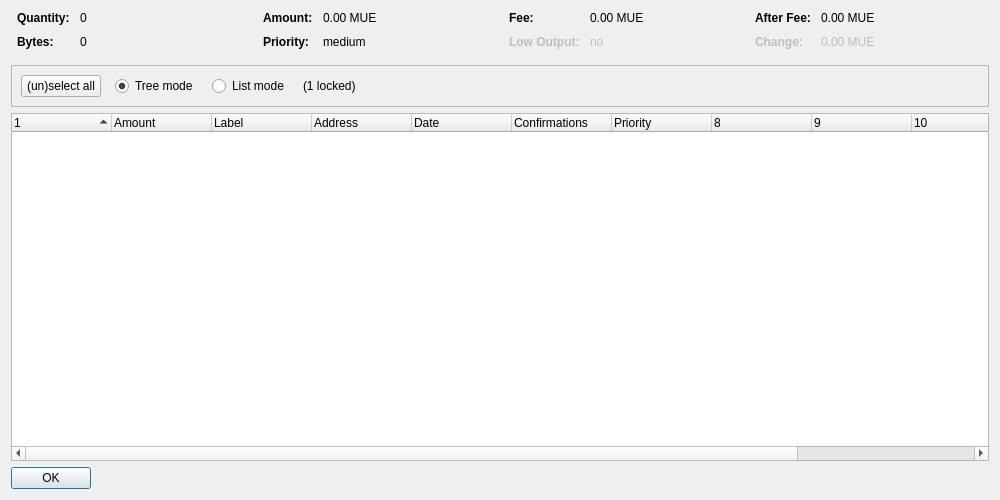
<?xml version="1.0" encoding="UTF-8"?>
<ui version="4.0">
 <class>CoinControlDialog</class>
 <widget class="QDialog" name="CoinControlDialog">
  <property name="geometry">
   <rect>
    <x>0</x>
    <y>0</y>
    <width>1000</width>
    <height>500</height>
   </rect>
  </property>
  <property name="windowTitle">
   <string>Coin Control Address Selection</string>
  </property>
  <layout class="QVBoxLayout" name="verticalLayout">
   <item>
    <layout class="QHBoxLayout" name="horizontalLayoutTop" stretch="0,0,0,0">
     <property name="topMargin">
      <number>0</number>
     </property>
     <property name="bottomMargin">
      <number>10</number>
     </property>
     <item>
      <layout class="QFormLayout" name="formLayoutCoinControl1">
       <property name="horizontalSpacing">
        <number>10</number>
       </property>
       <property name="verticalSpacing">
        <number>10</number>
       </property>
       <property name="leftMargin">
        <number>6</number>
       </property>
       <property name="rightMargin">
        <number>6</number>
       </property>
       <item row="0" column="0">
        <widget class="QLabel" name="labelCoinControlQuantityText">
         <property name="font">
          <font>
           <weight>75</weight>
           <bold>true</bold>
          </font>
         </property>
         <property name="text">
          <string>Quantity:</string>
         </property>
        </widget>
       </item>
       <item row="0" column="1">
        <widget class="QLabel" name="labelCoinControlQuantity">
         <property name="cursor">
          <cursorShape>IBeamCursor</cursorShape>
         </property>
         <property name="contextMenuPolicy">
          <enum>Qt::ActionsContextMenu</enum>
         </property>
         <property name="text">
          <string notr="true">0</string>
         </property>
         <property name="textInteractionFlags">
          <set>Qt::LinksAccessibleByMouse|Qt::TextSelectableByKeyboard|Qt::TextSelectableByMouse</set>
         </property>
        </widget>
       </item>
       <item row="1" column="0">
        <widget class="QLabel" name="labelCoinControlBytesText">
         <property name="font">
          <font>
           <weight>75</weight>
           <bold>true</bold>
          </font>
         </property>
         <property name="text">
          <string>Bytes:</string>
         </property>
        </widget>
       </item>
       <item row="1" column="1">
        <widget class="QLabel" name="labelCoinControlBytes">
         <property name="cursor">
          <cursorShape>IBeamCursor</cursorShape>
         </property>
         <property name="contextMenuPolicy">
          <enum>Qt::ActionsContextMenu</enum>
         </property>
         <property name="text">
          <string notr="true">0</string>
         </property>
         <property name="textInteractionFlags">
          <set>Qt::LinksAccessibleByMouse|Qt::TextSelectableByKeyboard|Qt::TextSelectableByMouse</set>
         </property>
        </widget>
       </item>
      </layout>
     </item>
     <item>
      <layout class="QFormLayout" name="formLayoutCoinControl2">
       <property name="horizontalSpacing">
        <number>10</number>
       </property>
       <property name="verticalSpacing">
        <number>10</number>
       </property>
       <property name="leftMargin">
        <number>6</number>
       </property>
       <property name="rightMargin">
        <number>6</number>
       </property>
       <item row="0" column="0">
        <widget class="QLabel" name="labelCoinControlAmountText">
         <property name="font">
          <font>
           <weight>75</weight>
           <bold>true</bold>
          </font>
         </property>
         <property name="text">
          <string>Amount:</string>
         </property>
        </widget>
       </item>
       <item row="0" column="1">
        <widget class="QLabel" name="labelCoinControlAmount">
         <property name="cursor">
          <cursorShape>IBeamCursor</cursorShape>
         </property>
         <property name="contextMenuPolicy">
          <enum>Qt::ActionsContextMenu</enum>
         </property>
         <property name="text">
          <string notr="true">0.00 MUE</string>
         </property>
         <property name="textInteractionFlags">
          <set>Qt::LinksAccessibleByMouse|Qt::TextSelectableByKeyboard|Qt::TextSelectableByMouse</set>
         </property>
        </widget>
       </item>
       <item row="1" column="0">
        <widget class="QLabel" name="labelCoinControlPriorityText">
         <property name="font">
          <font>
           <weight>75</weight>
           <bold>true</bold>
          </font>
         </property>
         <property name="text">
          <string>Priority:</string>
         </property>
        </widget>
       </item>
       <item row="1" column="1">
        <widget class="QLabel" name="labelCoinControlPriority">
         <property name="cursor">
          <cursorShape>IBeamCursor</cursorShape>
         </property>
         <property name="contextMenuPolicy">
          <enum>Qt::ActionsContextMenu</enum>
         </property>
         <property name="text">
          <string notr="true">medium</string>
         </property>
         <property name="textInteractionFlags">
          <set>Qt::LinksAccessibleByMouse|Qt::TextSelectableByKeyboard|Qt::TextSelectableByMouse</set>
         </property>
        </widget>
       </item>
      </layout>
     </item>
     <item>
      <layout class="QFormLayout" name="formLayoutCoinControl3">
       <property name="horizontalSpacing">
        <number>10</number>
       </property>
       <property name="verticalSpacing">
        <number>10</number>
       </property>
       <property name="leftMargin">
        <number>6</number>
       </property>
       <property name="rightMargin">
        <number>6</number>
       </property>
       <item row="0" column="0">
        <widget class="QLabel" name="labelCoinControlFeeText">
         <property name="font">
          <font>
           <weight>75</weight>
           <bold>true</bold>
          </font>
         </property>
         <property name="text">
          <string>Fee:</string>
         </property>
        </widget>
       </item>
       <item row="0" column="1">
        <widget class="QLabel" name="labelCoinControlFee">
         <property name="cursor">
          <cursorShape>IBeamCursor</cursorShape>
         </property>
         <property name="contextMenuPolicy">
          <enum>Qt::ActionsContextMenu</enum>
         </property>
         <property name="text">
          <string notr="true">0.00 MUE</string>
         </property>
         <property name="textInteractionFlags">
          <set>Qt::LinksAccessibleByMouse|Qt::TextSelectableByKeyboard|Qt::TextSelectableByMouse</set>
         </property>
        </widget>
       </item>
       <item row="1" column="0">
        <widget class="QLabel" name="labelCoinControlLowOutputText">
         <property name="enabled">
          <bool>false</bool>
         </property>
         <property name="font">
          <font>
           <weight>75</weight>
           <bold>true</bold>
          </font>
         </property>
         <property name="text">
          <string>Low Output:</string>
         </property>
        </widget>
       </item>
       <item row="1" column="1">
        <widget class="QLabel" name="labelCoinControlLowOutput">
         <property name="enabled">
          <bool>false</bool>
         </property>
         <property name="cursor">
          <cursorShape>IBeamCursor</cursorShape>
         </property>
         <property name="contextMenuPolicy">
          <enum>Qt::ActionsContextMenu</enum>
         </property>
         <property name="text">
          <string notr="true">no</string>
         </property>
         <property name="textInteractionFlags">
          <set>Qt::LinksAccessibleByMouse|Qt::TextSelectableByKeyboard|Qt::TextSelectableByMouse</set>
         </property>
        </widget>
       </item>
      </layout>
     </item>
     <item>
      <layout class="QFormLayout" name="formLayoutCoinControl4">
       <property name="horizontalSpacing">
        <number>10</number>
       </property>
       <property name="verticalSpacing">
        <number>10</number>
       </property>
       <property name="leftMargin">
        <number>6</number>
       </property>
       <property name="rightMargin">
        <number>6</number>
       </property>
       <item row="0" column="0">
        <widget class="QLabel" name="labelCoinControlAfterFeeText">
         <property name="font">
          <font>
           <weight>75</weight>
           <bold>true</bold>
          </font>
         </property>
         <property name="text">
          <string>After Fee:</string>
         </property>
        </widget>
       </item>
       <item row="0" column="1">
        <widget class="QLabel" name="labelCoinControlAfterFee">
         <property name="cursor">
          <cursorShape>IBeamCursor</cursorShape>
         </property>
         <property name="contextMenuPolicy">
          <enum>Qt::ActionsContextMenu</enum>
         </property>
         <property name="text">
          <string notr="true">0.00 MUE</string>
         </property>
         <property name="textInteractionFlags">
          <set>Qt::LinksAccessibleByMouse|Qt::TextSelectableByKeyboard|Qt::TextSelectableByMouse</set>
         </property>
        </widget>
       </item>
       <item row="1" column="0">
        <widget class="QLabel" name="labelCoinControlChangeText">
         <property name="enabled">
          <bool>false</bool>
         </property>
         <property name="font">
          <font>
           <weight>75</weight>
           <bold>true</bold>
          </font>
         </property>
         <property name="text">
          <string>Change:</string>
         </property>
        </widget>
       </item>
       <item row="1" column="1">
        <widget class="QLabel" name="labelCoinControlChange">
         <property name="enabled">
          <bool>false</bool>
         </property>
         <property name="cursor">
          <cursorShape>IBeamCursor</cursorShape>
         </property>
         <property name="contextMenuPolicy">
          <enum>Qt::ActionsContextMenu</enum>
         </property>
         <property name="text">
          <string notr="true">0.00 MUE</string>
         </property>
         <property name="textInteractionFlags">
          <set>Qt::LinksAccessibleByMouse|Qt::TextSelectableByKeyboard|Qt::TextSelectableByMouse</set>
         </property>
        </widget>
       </item>
      </layout>
     </item>
    </layout>
   </item>
   <item>
    <widget class="QFrame" name="frame">
     <property name="minimumSize">
      <size>
       <width>0</width>
       <height>40</height>
      </size>
     </property>
     <property name="frameShape">
      <enum>QFrame::StyledPanel</enum>
     </property>
     <property name="frameShadow">
      <enum>QFrame::Sunken</enum>
     </property>
     <layout class="QHBoxLayout" name="horizontalLayout">
      <item>
       <layout class="QHBoxLayout" name="horizontalLayoutPanel" stretch="0,0,0,0,0">
        <property name="spacing">
         <number>14</number>
        </property>
        <item>
         <widget class="QPushButton" name="pushButtonSelectAll">
          <property name="sizePolicy">
           <sizepolicy hsizetype="Maximum" vsizetype="Fixed">
            <horstretch>0</horstretch>
            <verstretch>0</verstretch>
           </sizepolicy>
          </property>
          <property name="text">
           <string>(un)select all</string>
          </property>
         </widget>
        </item>
        <item>
         <widget class="QRadioButton" name="radioTreeMode">
          <property name="sizePolicy">
           <sizepolicy hsizetype="Maximum" vsizetype="Fixed">
            <horstretch>0</horstretch>
            <verstretch>0</verstretch>
           </sizepolicy>
          </property>
          <property name="text">
           <string>Tree mode</string>
          </property>
          <property name="checked">
           <bool>true</bool>
          </property>
         </widget>
        </item>
        <item>
         <widget class="QRadioButton" name="radioListMode">
          <property name="sizePolicy">
           <sizepolicy hsizetype="Maximum" vsizetype="Fixed">
            <horstretch>0</horstretch>
            <verstretch>0</verstretch>
           </sizepolicy>
          </property>
          <property name="text">
           <string>List mode</string>
          </property>
         </widget>
        </item>
        <item>
         <widget class="QLabel" name="labelLocked">
          <property name="text">
           <string notr="true">(1 locked)</string>
          </property>
         </widget>
        </item>
        <item>
         <spacer name="horizontalSpacer">
          <property name="orientation">
           <enum>Qt::Horizontal</enum>
          </property>
          <property name="sizeHint" stdset="0">
           <size>
            <width>40</width>
            <height>20</height>
           </size>
          </property>
         </spacer>
        </item>
       </layout>
      </item>
     </layout>
    </widget>
   </item>
   <item>
    <widget class="CoinControlTreeWidget" name="treeWidget">
     <property name="contextMenuPolicy">
      <enum>Qt::CustomContextMenu</enum>
     </property>
     <property name="sortingEnabled">
      <bool>false</bool>
     </property>
     <property name="columnCount">
      <number>12</number>
     </property>
     <attribute name="headerShowSortIndicator" stdset="0">
      <bool>true</bool>
     </attribute>
     <attribute name="headerStretchLastSection">
      <bool>false</bool>
     </attribute>
     <column>
      <property name="text">
       <string/>
      </property>
     </column>
     <column>
      <property name="text">
       <string>Amount</string>
      </property>
     </column>
     <column>
      <property name="text">
       <string notr="true">Label</string>
      </property>
     </column>
     <column>
      <property name="text">
       <string>Address</string>
      </property>
     </column>
     <column>
      <property name="text">
       <string>Date</string>
      </property>
     </column>
     <column>
      <property name="text">
       <string>Confirmations</string>
      </property>
      <property name="toolTip">
       <string>Confirmed</string>
      </property>
     </column>
     <column>
      <property name="text">
       <string>Priority</string>
      </property>
     </column>
     <column>
      <property name="text">
       <string/>
      </property>
     </column>
     <column>
      <property name="text">
       <string/>
      </property>
     </column>
     <column>
      <property name="text">
       <string/>
      </property>
     </column>
     <column>
      <property name="text">
       <string/>
      </property>
     </column>
     <column>
      <property name="text">
       <string/>
      </property>
     </column>
    </widget>
   </item>
   <item>
    <widget class="QDialogButtonBox" name="buttonBox">
     <property name="sizePolicy">
      <sizepolicy hsizetype="Maximum" vsizetype="Fixed">
       <horstretch>0</horstretch>
       <verstretch>0</verstretch>
      </sizepolicy>
     </property>
     <property name="orientation">
      <enum>Qt::Horizontal</enum>
     </property>
     <property name="standardButtons">
      <set>QDialogButtonBox::Ok</set>
     </property>
    </widget>
   </item>
  </layout>
 </widget>
 <customwidgets>
  <customwidget>
   <class>CoinControlTreeWidget</class>
   <extends>QTreeWidget</extends>
   <header>coincontroltreewidget.h</header>
  </customwidget>
 </customwidgets>
 <resources/>
 <connections/>
</ui>
